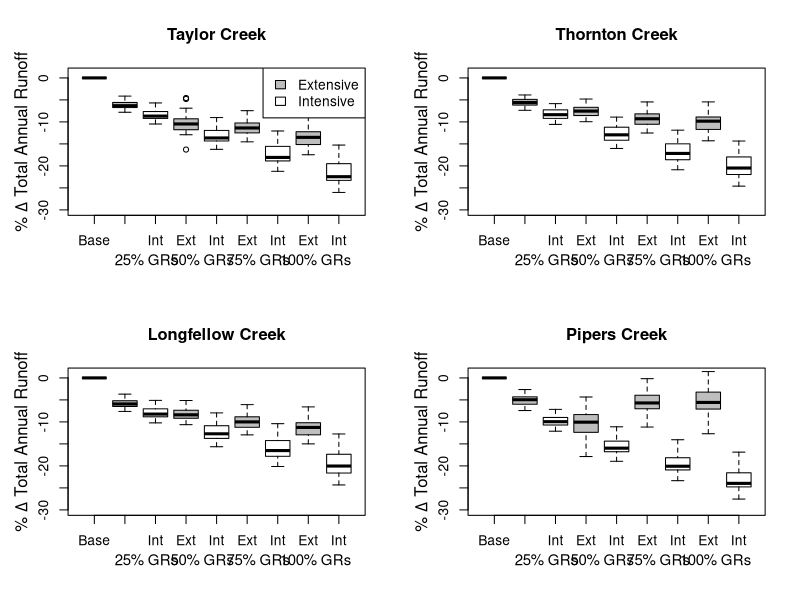

This figure's R source:
##2020-02-10




setwd("E:/velma-seattle-work/results")
lon = read.csv('results_longfellow.csv')
tay = read.csv('results_taylor.csv')
tho = read.csv('results_thornton.csv')
pip = read.csv('results_pipers.csv')

lonfrac = 100*(lon-lon$base)/lon$base
tayfrac = 100*(tay-tay$base)/tay$base
thofrac = 100*(tho-tho$base)/tho$base
pipfrac = 100*(pip-pip$base)/pip$base

lonfrac$year = lon$year
tayfrac$year = tay$year
thofrac$year = tho$year
pipfrac$year = pip$year
labs = c("Base","Ext","Int","Ext","Int","Ext","Int","Ext","Int")

par(mfrow=c(2,2))
boxplot(tayfrac$base,
        tayfrac$ext1,
        tayfrac$int1,
        tayfrac$ext2,
        tayfrac$int2,
        tayfrac$ext3,
        tayfrac$int3,
        tayfrac$ext4,
        tayfrac$int4,
        col=c('white','gray'),ylim=c(-30,1),
        names = labs)
title('Taylor Creek')
mtext(expression(paste("% ",Delta," Total Annual Runoff")),side=2,2.2)
mtext("25% GRs",side=1,line=2.2,adj=0.2,cex=0.9)
mtext("50% GRs",side=1,line=2.2,adj=0.44,cex=0.9)
mtext("75% GRs",side=1,line=2.2,adj=0.68,cex=0.9)
mtext("100% GRs",side=1,line=2.2,adj=0.94,cex=0.9)
legend('topright',c("Extensive","Intensive"),fill=c("gray","white"),)

boxplot(thofrac$base,
        thofrac$ext1,
        thofrac$int1,
        thofrac$ext2,
        thofrac$int2,
        thofrac$ext3,
        thofrac$int3,
        thofrac$ext4,
        thofrac$int4,
        names=labs,col=c('white','gray'),xlab=c(''),ylim=c(-30,1))
title('Thornton Creek')
mtext(expression(paste("% ",Delta," Total Annual Runoff")),side=2,2.2)
mtext("25% GRs",side=1,line=2.2,adj=0.2,cex=0.9)
mtext("50% GRs",side=1,line=2.2,adj=0.44,cex=0.9)
mtext("75% GRs",side=1,line=2.2,adj=0.68,cex=0.9)
mtext("100% GRs",side=1,line=2.2,adj=0.94,cex=0.9)

boxplot(lonfrac$base,
        lonfrac$ext1,
        lonfrac$int1,
        lonfrac$ext2,
        lonfrac$int2,
        lonfrac$ext3,
        lonfrac$int3,
        lonfrac$ext4,
        lonfrac$int4,
        names=labs,col=c('white','gray'),xlab=c(''),ylim=c(-30,1)
)
title('Longfellow Creek')
mtext(expression(paste("% ",Delta," Total Annual Runoff")),side=2,2.2)
mtext("25% GRs",side=1,line=2.2,adj=0.2,cex=0.9)
mtext("50% GRs",side=1,line=2.2,adj=0.44,cex=0.9)
mtext("75% GRs",side=1,line=2.2,adj=0.68,cex=0.9)
mtext("100% GRs",side=1,line=2.2,adj=0.94,cex=0.9)

boxplot(pipfrac$base,
        pipfrac$ext1,
        pipfrac$int1,
        pipfrac$ext2,
        pipfrac$int2,
        pipfrac$ext3,
        pipfrac$int3,
        pipfrac$ext4,
        pipfrac$int4,
        names=labs,col=c('white','gray'),xlab=c(''),ylim=c(-30,1))
title('Pipers Creek')
mtext(expression(paste("% ",Delta," Total Annual Runoff")),side=2,2.2)
mtext("25% GRs",side=1,line=2.2,adj=0.2,cex=0.9)
mtext("50% GRs",side=1,line=2.2,adj=0.44,cex=0.9)
mtext("75% GRs",side=1,line=2.2,adj=0.68,cex=0.9)
mtext("100% GRs",side=1,line=2.2,adj=0.94,cex=0.9)



